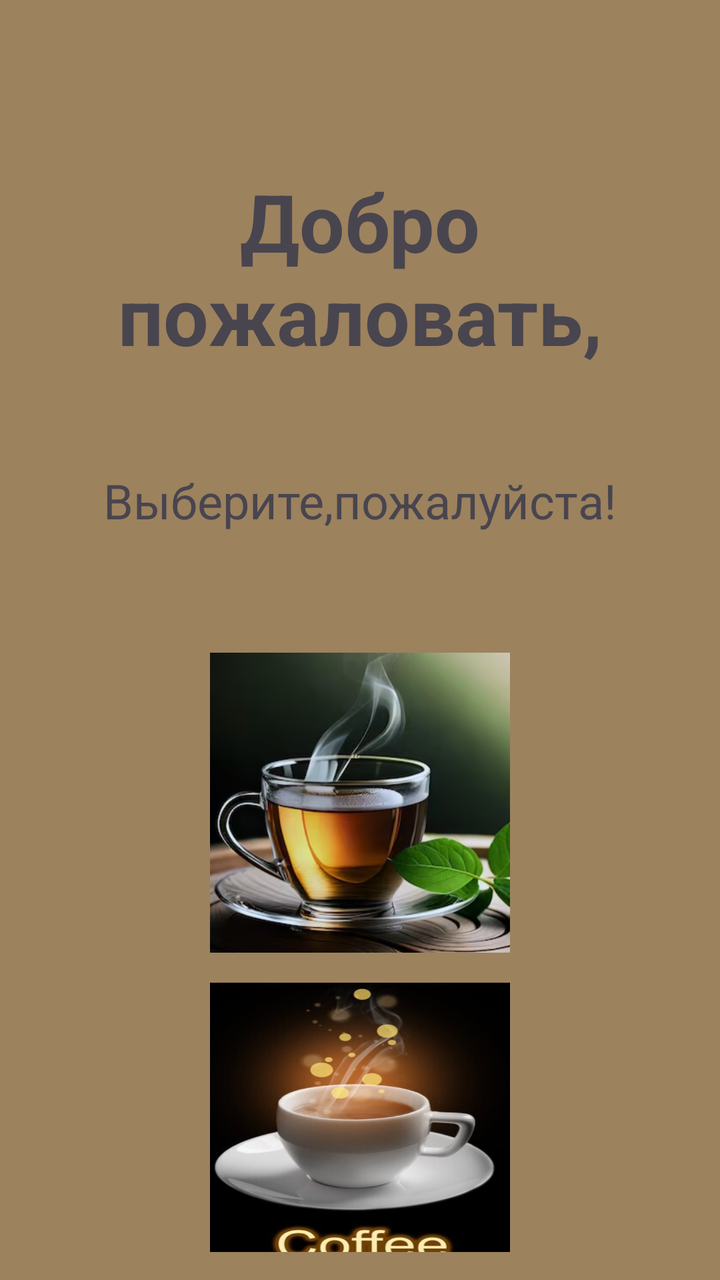
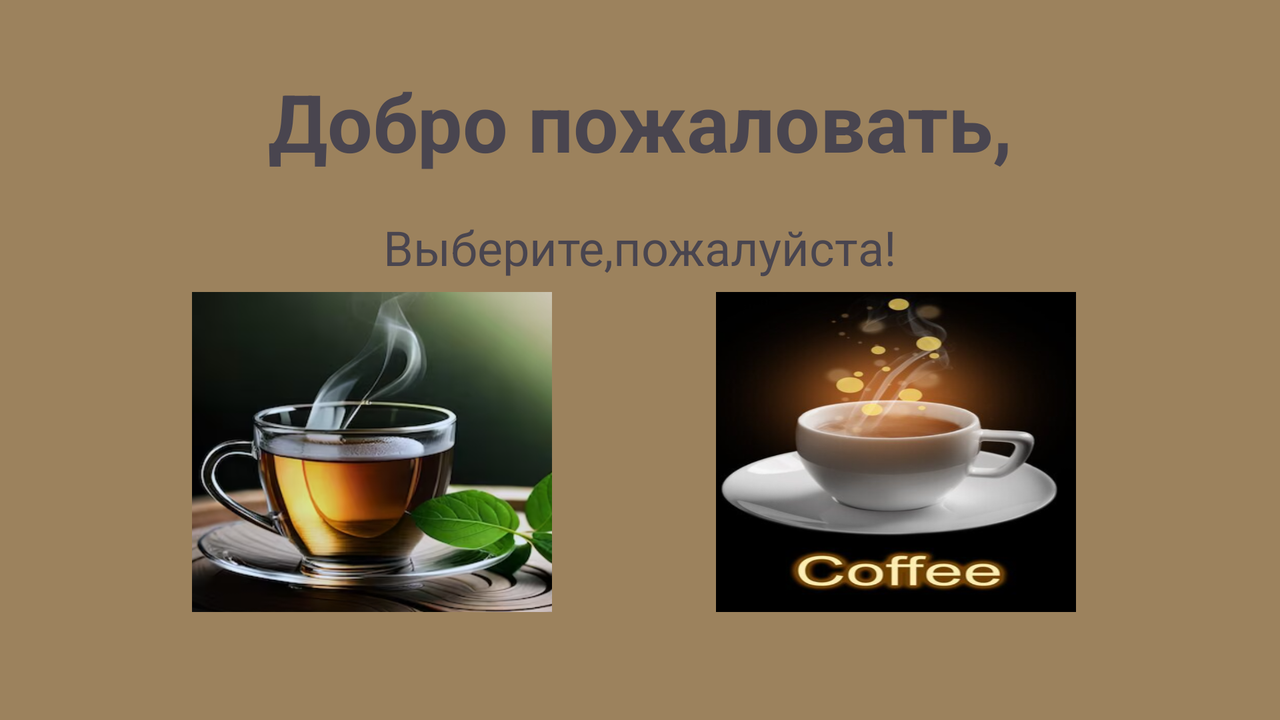

The same Android screen from two of the app's own layout files: first res/layout/ as a phone draws it, then the repository's variant for another configuration, drawn on a device whose configuration selects that folder. Both files follow.
<!-- AndroidManifest.xml: application theme Theme.OrderInCafe -->
<!-- res/layout/activity_drink_selection.xml -->
<?xml version="1.0" encoding="utf-8"?>
<androidx.constraintlayout.widget.ConstraintLayout xmlns:android="http://schemas.android.com/apk/res/android"
    xmlns:app="http://schemas.android.com/apk/res-auto"
    xmlns:tools="http://schemas.android.com/tools"
    android:id="@+id/main"
    android:layout_width="match_parent"
    android:layout_height="match_parent"
    tools:context=".DrinkSelection"
    android:background="#9C825D"
    android:padding="14dp">

    <TextView
        android:id="@+id/editTxtWelcome"
        android:layout_width="wrap_content"
        android:layout_height="wrap_content"
        android:text="@string/welcome"
        android:textSize="40sp"
        android:layout_marginTop="70dp"
        android:gravity="center"
        android:textStyle="bold"
        app:layout_constraintStart_toStartOf="parent"
        app:layout_constraintEnd_toEndOf="parent"
        app:layout_constraintTop_toTopOf="parent"
        />

    <TextView
        android:id="@+id/textMakeChoose"
        android:layout_width="wrap_content"
        android:layout_height="wrap_content"
        android:text="@string/make_choose"
        android:textSize="24sp"
        app:layout_constraintStart_toStartOf="parent"
        app:layout_constraintEnd_toEndOf="parent"
        app:layout_constraintTop_toBottomOf="@id/editTxtWelcome"
        android:layout_marginTop="50dp"
        />

    <ImageButton
        android:id="@+id/btnTea"
        android:layout_width="150dp"
        android:layout_height="150dp"
        android:layout_marginTop="60dp"
        app:layout_constraintEnd_toEndOf="parent"
        app:layout_constraintStart_toStartOf="parent"
        app:layout_constraintTop_toBottomOf="@+id/textMakeChoose"
        android:background="@drawable/tea"
        />

    <ImageButton
        android:id="@+id/btnCoffee"
        android:layout_width="150dp"
        android:layout_height="150dp"
        android:layout_marginTop="15dp"
        app:layout_constraintEnd_toEndOf="parent"
        app:layout_constraintStart_toStartOf="parent"
        app:layout_constraintTop_toBottomOf="@+id/btnTea"
        android:background="@drawable/coffee"
        />
</androidx.constraintlayout.widget.ConstraintLayout>
<!-- resources referenced by this layout -->
<resources>
  <!-- drawable coffee: png bitmap (drawable, 374980 bytes) -->
  <!-- drawable tea: png bitmap (drawable, 581255 bytes) -->
  <string name="make_choose">Выберите,пожалуйста!</string>
  <string name="welcome">Добро пожаловать,</string>
  <style name="Theme.OrderInCafe" parent="Base.Theme.OrderInCafe" />
  <style name="Base.Theme.OrderInCafe" parent="Theme.Material3.DayNight.NoActionBar">
          
          
      </style>
</resources>
<!-- res/layout-land/activity_drink_selection.xml (the repository's variant of the layout above) -->
<!-- drawn on the phone turned sideways -->
<?xml version="1.0" encoding="utf-8"?>
<androidx.constraintlayout.widget.ConstraintLayout xmlns:android="http://schemas.android.com/apk/res/android"
    xmlns:app="http://schemas.android.com/apk/res-auto"
    xmlns:tools="http://schemas.android.com/tools"
    android:id="@+id/main"
    android:layout_width="match_parent"
    android:layout_height="match_parent"
    android:background="#9C825D"
    android:padding="14dp"
    tools:context=".DrinkSelection">

    <TextView
        android:id="@+id/editTxtWelcome"
        android:layout_width="wrap_content"
        android:layout_height="wrap_content"
        android:layout_marginTop="20dp"
        android:gravity="center"
        android:text="@string/welcome"
        android:textSize="40sp"
        android:textStyle="bold"
        app:layout_constraintEnd_toEndOf="parent"
        app:layout_constraintStart_toStartOf="parent"
        app:layout_constraintTop_toTopOf="parent" />

    <TextView
        android:id="@+id/textMakeChoose"
        android:layout_width="wrap_content"
        android:layout_height="wrap_content"
        android:layout_marginTop="20dp"
        android:text="@string/make_choose"
        android:textSize="24sp"
        app:layout_constraintEnd_toEndOf="parent"
        app:layout_constraintStart_toStartOf="parent"
        app:layout_constraintTop_toBottomOf="@id/editTxtWelcome" />

    <ImageButton
        android:id="@+id/btnTea"
        android:layout_width="180dp"
        android:layout_height="160dp"
        android:background="@drawable/tea"
        app:layout_constraintEnd_toStartOf="@+id/btnCoffee"
        app:layout_constraintStart_toStartOf="parent"
        app:layout_constraintBottom_toBottomOf="parent"
        android:layout_marginBottom="40dp"
        android:layout_marginStart="70dp"
        />

    <ImageButton
        android:id="@+id/btnCoffee"
        android:layout_width="180dp"
        android:layout_height="160dp"
        android:layout_marginEnd="76dp"
        android:background="@drawable/coffee"
        app:layout_constraintEnd_toEndOf="parent"
        app:layout_constraintBottom_toBottomOf="parent"
        app:layout_constraintStart_toEndOf="@id/btnTea"
        android:layout_marginBottom="40dp"
        android:layout_marginStart="70dp"
        />
</androidx.constraintlayout.widget.ConstraintLayout>
